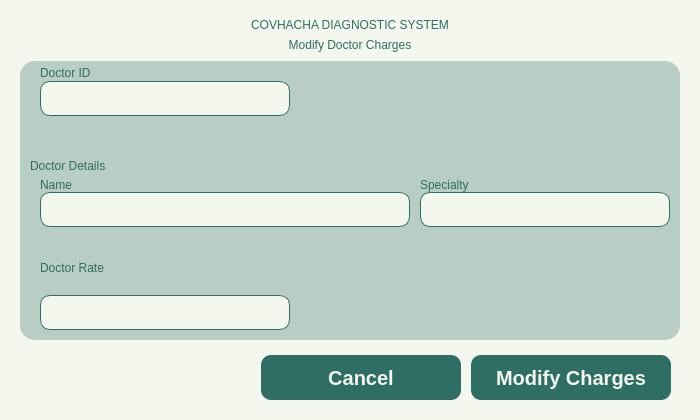
<?xml version="1.0" encoding="UTF-8"?>
<ui version="4.0">
 <class>MainWindow</class>
 <widget class="QMainWindow" name="MainWindow">
  <property name="geometry">
   <rect>
    <x>0</x>
    <y>0</y>
    <width>700</width>
    <height>420</height>
   </rect>
  </property>
  <property name="sizePolicy">
   <sizepolicy hsizetype="Expanding" vsizetype="Expanding">
    <horstretch>0</horstretch>
    <verstretch>0</verstretch>
   </sizepolicy>
  </property>
  <property name="maximumSize">
   <size>
    <width>16777215</width>
    <height>420</height>
   </size>
  </property>
  <property name="baseSize">
   <size>
    <width>700</width>
    <height>420</height>
   </size>
  </property>
  <property name="windowTitle">
   <string>MainWindow</string>
  </property>
  <property name="styleSheet">
   <string notr="true">*{
	padding: 0px;
	margin: 0px;
	border: 0px;
	background-color: #F4F7ED;
}

</string>
  </property>
  <widget class="QWidget" name="centralwidget">
   <property name="maximumSize">
    <size>
     <width>16777215</width>
     <height>16777215</height>
    </size>
   </property>
   <layout class="QVBoxLayout" name="verticalLayout">
    <property name="spacing">
     <number>0</number>
    </property>
    <property name="leftMargin">
     <number>20</number>
    </property>
    <property name="rightMargin">
     <number>20</number>
    </property>
    <property name="bottomMargin">
     <number>20</number>
    </property>
    <item alignment="Qt::AlignTop">
     <widget class="QWidget" name="Header" native="true">
      <property name="sizePolicy">
       <sizepolicy hsizetype="Expanding" vsizetype="Preferred">
        <horstretch>0</horstretch>
        <verstretch>0</verstretch>
       </sizepolicy>
      </property>
      <property name="styleSheet">
       <string notr="true">QLabel {
	font: bold 20pt &quot;Satoshi Black&quot;;
	color: #2E6E65;
    qproperty-wordWrap: true;
	background: transparent;
	text-align: center;
}
#Subheader {
	font: 500 14pt &quot;Satoshi Medium&quot;;
}</string>
      </property>
      <layout class="QVBoxLayout" name="verticalLayout_2">
       <item>
        <widget class="QLabel" name="Title">
         <property name="text">
          <string>COVHACHA DIAGNOSTIC SYSTEM</string>
         </property>
         <property name="alignment">
          <set>Qt::AlignCenter</set>
         </property>
        </widget>
       </item>
       <item>
        <widget class="QLabel" name="Subheader">
         <property name="text">
          <string>Modify Doctor Charges</string>
         </property>
         <property name="alignment">
          <set>Qt::AlignCenter</set>
         </property>
        </widget>
       </item>
      </layout>
     </widget>
    </item>
    <item>
     <widget class="QWidget" name="Body" native="true">
      <property name="sizePolicy">
       <sizepolicy hsizetype="Expanding" vsizetype="Expanding">
        <horstretch>0</horstretch>
        <verstretch>0</verstretch>
       </sizepolicy>
      </property>
      <property name="styleSheet">
       <string notr="true">QLabel {
	font: 300 12pt &quot;Lexend Light&quot;;
	color: #2E6E65;
}
#Title_1, #Title_2, #Title_3 {
	font: 14pt &quot;Lexend SemiBold&quot;;
}
#Indicator {
	font: 300 10pt &quot;Lexend Light&quot;;
}
#StaffTypeCon, #StaffNameCon, #StaffInfoCon, #SpecializationCon {
	background-color: transparent;
}
*{
	background-color: transparent;
}
#Body {
	background-color: rgba(46, 110, 101, 77);
	border-radius: 15px;
}
QLineEdit, QComboBox, QDateEdit {
	background-color: #F4F7ED;
	border: 1px solid #2E6E65;
	border-radius: 10px;
}


QComboBox, QDateEdit {
    background-color: #F4F7ED;
    border: 1px solid #2E6E65;
    border-radius: 10px;
    padding: 5px 10px;
    font: 300 12pt &quot;Lexend Light&quot;;
}

/* Drop-down arrow styling (QComboBox only) */
QComboBox::drop-down {
    subcontrol-origin: padding;
    subcontrol-position: top right;
    width: 30px;
    border-left: 1px solid #2E6E65;
    background-color: #D9E4DC;
    border-top-right-radius: 8px;
    border-bottom-right-radius: 8px;
}

QComboBox::down-arrow {
    image: url(:/lucide/icons/chevron-down.svg);
    width: 20px;
    height: 20px;
}

/* ComboBox dropdown list view */
QComboBox QAbstractItemView {
    background-color: #F4F7ED;
    selection-background-color: #CCE3D0;
    border: 1px solid #2E6E65;
    border-radius: 2px;
    outline: 0;
    font: 300 12pt &quot;Lexend Light&quot;;
}

/* ===== QDateEdit ===== */
QDateEdit {
    background-color: #F4F7ED;
    border: 1px solid #2E6E65;
    border-radius: 10px;
    padding: 5px 10px;
    font: 300 12pt &quot;Lexend Light&quot;;
}

QDateEdit::drop-down {
    subcontrol-origin: padding;
    subcontrol-position: top right;
    width: 30px;
    border-left: 1px solid #2E6E65;
    background-color: #D9E4DC;
    border-top-right-radius: 8px;
    border-bottom-right-radius: 8px;
}

QDateEdit::down-arrow {
    image: url(:/lucide/icons/calendar.svg);
    width: 20px;
    height: 20px;
}


/* ===== QCalendarWidget Popup ===== */
QCalendarWidget {
    background-color: #F4F7ED;
    border: 2px solid #2E6E65;
    border-radius: 10px;
    font: 300 10pt &quot;Lexend Light&quot;;
}

/* Month &amp; Year Navigation */
QCalendarWidget QToolButton {
    background-color: #F4F7ED;
    border: none;
    color: #2E6E65;
    font: 300 12pt &quot;Lexend Light&quot;;
    padding: 5px;
    margin: 2px;
}

QCalendarWidget QToolButton#qt_calendar_prevmonth {
    qproperty-icon: url(:/lucide/icons/chevron-left.svg);
    qproperty-iconSize: 16px;
}

QCalendarWidget QToolButton#qt_calendar_nextmonth {
    qproperty-icon: url(:/lucide/icons/chevron-right.svg);
    qproperty-iconSize: 16px;
}

/* Month/Year ComboBox &amp; SpinBox */
QCalendarWidget QComboBox,
QCalendarWidget QSpinBox {
    background-color: #F4F7ED;
    border: 1px solid #2E6E65;
    border-radius: 6px;
    padding: 2px 6px;
    font: 300 11pt &quot;Lexend Light&quot;;
    color: #2E6E65;
}

/* Calendar Table (Dates &amp; Grid) */
QCalendarWidget QTableView {
    background-color: #F4F7ED;
    border: none;
    selection-background-color: #2E6E65;
    font: 300 11pt &quot;Lexend Light&quot;;
    gridline-color: #2E6E65;
}


</string>
      </property>
      <layout class="QVBoxLayout" name="verticalLayout_3">
       <property name="spacing">
        <number>5</number>
       </property>
       <property name="leftMargin">
        <number>10</number>
       </property>
       <property name="topMargin">
        <number>5</number>
       </property>
       <property name="rightMargin">
        <number>10</number>
       </property>
       <property name="bottomMargin">
        <number>10</number>
       </property>
       <item>
        <widget class="QWidget" name="StaffTypeCon" native="true">
         <layout class="QHBoxLayout" name="horizontalLayout_3">
          <property name="spacing">
           <number>10</number>
          </property>
          <property name="leftMargin">
           <number>10</number>
          </property>
          <property name="topMargin">
           <number>0</number>
          </property>
          <property name="rightMargin">
           <number>0</number>
          </property>
          <property name="bottomMargin">
           <number>0</number>
          </property>
          <item alignment="Qt::AlignTop">
           <widget class="QWidget" name="JoinedDate" native="true">
            <property name="sizePolicy">
             <sizepolicy hsizetype="Preferred" vsizetype="Preferred">
              <horstretch>0</horstretch>
              <verstretch>0</verstretch>
             </sizepolicy>
            </property>
            <property name="minimumSize">
             <size>
              <width>0</width>
              <height>0</height>
             </size>
            </property>
            <layout class="QVBoxLayout" name="verticalLayout_4">
             <property name="spacing">
              <number>1</number>
             </property>
             <property name="leftMargin">
              <number>0</number>
             </property>
             <property name="topMargin">
              <number>0</number>
             </property>
             <property name="rightMargin">
              <number>0</number>
             </property>
             <property name="bottomMargin">
              <number>0</number>
             </property>
             <item>
              <widget class="QLabel" name="label">
               <property name="text">
                <string>Doctor ID</string>
               </property>
              </widget>
             </item>
             <item alignment="Qt::AlignLeft">
              <widget class="QLineEdit" name="DocID">
               <property name="sizePolicy">
                <sizepolicy hsizetype="Expanding" vsizetype="Preferred">
                 <horstretch>0</horstretch>
                 <verstretch>0</verstretch>
                </sizepolicy>
               </property>
               <property name="minimumSize">
                <size>
                 <width>250</width>
                 <height>35</height>
                </size>
               </property>
               <property name="maximumSize">
                <size>
                 <width>16777215</width>
                 <height>35</height>
                </size>
               </property>
               <property name="font">
                <font>
                 <pointsize>12</pointsize>
                </font>
               </property>
              </widget>
             </item>
            </layout>
           </widget>
          </item>
         </layout>
        </widget>
       </item>
       <item>
        <widget class="QWidget" name="Specialization" native="true">
         <property name="sizePolicy">
          <sizepolicy hsizetype="Preferred" vsizetype="Maximum">
           <horstretch>0</horstretch>
           <verstretch>0</verstretch>
          </sizepolicy>
         </property>
         <layout class="QVBoxLayout" name="verticalLayout_8">
          <property name="spacing">
           <number>5</number>
          </property>
          <property name="leftMargin">
           <number>0</number>
          </property>
          <property name="topMargin">
           <number>0</number>
          </property>
          <property name="rightMargin">
           <number>0</number>
          </property>
          <property name="bottomMargin">
           <number>10</number>
          </property>
          <item alignment="Qt::AlignTop">
           <widget class="QLabel" name="Title_2">
            <property name="text">
             <string>Doctor Details</string>
            </property>
           </widget>
          </item>
          <item alignment="Qt::AlignTop">
           <widget class="QWidget" name="widget_6" native="true">
            <property name="sizePolicy">
             <sizepolicy hsizetype="Expanding" vsizetype="Expanding">
              <horstretch>0</horstretch>
              <verstretch>0</verstretch>
             </sizepolicy>
            </property>
            <layout class="QHBoxLayout" name="horizontalLayout_6">
             <property name="spacing">
              <number>10</number>
             </property>
             <property name="leftMargin">
              <number>10</number>
             </property>
             <property name="topMargin">
              <number>0</number>
             </property>
             <property name="rightMargin">
              <number>0</number>
             </property>
             <property name="bottomMargin">
              <number>0</number>
             </property>
             <item alignment="Qt::AlignTop">
              <widget class="QWidget" name="widget_11" native="true">
               <layout class="QVBoxLayout" name="verticalLayout_17">
                <property name="spacing">
                 <number>0</number>
                </property>
                <property name="leftMargin">
                 <number>0</number>
                </property>
                <property name="topMargin">
                 <number>0</number>
                </property>
                <property name="rightMargin">
                 <number>0</number>
                </property>
                <property name="bottomMargin">
                 <number>0</number>
                </property>
                <item alignment="Qt::AlignTop">
                 <widget class="QLabel" name="label_9">
                  <property name="sizePolicy">
                   <sizepolicy hsizetype="Expanding" vsizetype="Preferred">
                    <horstretch>0</horstretch>
                    <verstretch>0</verstretch>
                   </sizepolicy>
                  </property>
                  <property name="text">
                   <string>Name</string>
                  </property>
                 </widget>
                </item>
                <item>
                 <widget class="QLineEdit" name="DocName">
                  <property name="sizePolicy">
                   <sizepolicy hsizetype="Expanding" vsizetype="Preferred">
                    <horstretch>0</horstretch>
                    <verstretch>0</verstretch>
                   </sizepolicy>
                  </property>
                  <property name="minimumSize">
                   <size>
                    <width>0</width>
                    <height>35</height>
                   </size>
                  </property>
                  <property name="maximumSize">
                   <size>
                    <width>16777215</width>
                    <height>35</height>
                   </size>
                  </property>
                  <property name="font">
                   <font>
                    <pointsize>12</pointsize>
                   </font>
                  </property>
                 </widget>
                </item>
               </layout>
              </widget>
             </item>
             <item alignment="Qt::AlignRight">
              <widget class="QWidget" name="widget_10" native="true">
               <property name="minimumSize">
                <size>
                 <width>250</width>
                 <height>0</height>
                </size>
               </property>
               <layout class="QVBoxLayout" name="verticalLayout_16">
                <property name="spacing">
                 <number>0</number>
                </property>
                <property name="leftMargin">
                 <number>0</number>
                </property>
                <property name="topMargin">
                 <number>0</number>
                </property>
                <property name="rightMargin">
                 <number>0</number>
                </property>
                <property name="bottomMargin">
                 <number>0</number>
                </property>
                <item alignment="Qt::AlignTop">
                 <widget class="QLabel" name="label_8">
                  <property name="sizePolicy">
                   <sizepolicy hsizetype="Expanding" vsizetype="Preferred">
                    <horstretch>0</horstretch>
                    <verstretch>0</verstretch>
                   </sizepolicy>
                  </property>
                  <property name="text">
                   <string>Specialty</string>
                  </property>
                 </widget>
                </item>
                <item>
                 <widget class="QLineEdit" name="Specialty">
                  <property name="minimumSize">
                   <size>
                    <width>0</width>
                    <height>35</height>
                   </size>
                  </property>
                  <property name="font">
                   <font>
                    <pointsize>12</pointsize>
                   </font>
                  </property>
                 </widget>
                </item>
               </layout>
              </widget>
             </item>
            </layout>
           </widget>
          </item>
         </layout>
        </widget>
       </item>
       <item>
        <widget class="QWidget" name="JoinedDate_2" native="true">
         <property name="sizePolicy">
          <sizepolicy hsizetype="Preferred" vsizetype="Preferred">
           <horstretch>0</horstretch>
           <verstretch>0</verstretch>
          </sizepolicy>
         </property>
         <property name="minimumSize">
          <size>
           <width>0</width>
           <height>0</height>
          </size>
         </property>
         <layout class="QVBoxLayout" name="verticalLayout_5">
          <property name="spacing">
           <number>1</number>
          </property>
          <property name="leftMargin">
           <number>10</number>
          </property>
          <property name="topMargin">
           <number>0</number>
          </property>
          <property name="rightMargin">
           <number>0</number>
          </property>
          <property name="bottomMargin">
           <number>0</number>
          </property>
          <item>
           <widget class="QLabel" name="label_2">
            <property name="text">
             <string>Doctor Rate</string>
            </property>
           </widget>
          </item>
          <item alignment="Qt::AlignLeft">
           <widget class="QLineEdit" name="DocRate">
            <property name="sizePolicy">
             <sizepolicy hsizetype="Expanding" vsizetype="Preferred">
              <horstretch>0</horstretch>
              <verstretch>0</verstretch>
             </sizepolicy>
            </property>
            <property name="minimumSize">
             <size>
              <width>250</width>
              <height>35</height>
             </size>
            </property>
            <property name="maximumSize">
             <size>
              <width>16777215</width>
              <height>35</height>
             </size>
            </property>
            <property name="font">
             <font>
              <pointsize>12</pointsize>
             </font>
            </property>
           </widget>
          </item>
         </layout>
        </widget>
       </item>
      </layout>
     </widget>
    </item>
    <item alignment="Qt::AlignBottom">
     <widget class="QWidget" name="Buttons" native="true">
      <property name="sizePolicy">
       <sizepolicy hsizetype="Expanding" vsizetype="Preferred">
        <horstretch>0</horstretch>
        <verstretch>0</verstretch>
       </sizepolicy>
      </property>
      <layout class="QHBoxLayout" name="horizontalLayout">
       <property name="topMargin">
        <number>15</number>
       </property>
       <property name="bottomMargin">
        <number>0</number>
       </property>
       <item alignment="Qt::AlignRight">
        <widget class="QWidget" name="widget" native="true">
         <property name="sizePolicy">
          <sizepolicy hsizetype="Fixed" vsizetype="Preferred">
           <horstretch>0</horstretch>
           <verstretch>0</verstretch>
          </sizepolicy>
         </property>
         <property name="maximumSize">
          <size>
           <width>500</width>
           <height>16777215</height>
          </size>
         </property>
         <layout class="QHBoxLayout" name="horizontalLayout_2">
          <property name="spacing">
           <number>10</number>
          </property>
          <property name="leftMargin">
           <number>0</number>
          </property>
          <property name="topMargin">
           <number>0</number>
          </property>
          <property name="rightMargin">
           <number>0</number>
          </property>
          <property name="bottomMargin">
           <number>0</number>
          </property>
          <item>
           <widget class="QPushButton" name="Cancel">
            <property name="sizePolicy">
             <sizepolicy hsizetype="Fixed" vsizetype="Preferred">
              <horstretch>0</horstretch>
              <verstretch>0</verstretch>
             </sizepolicy>
            </property>
            <property name="minimumSize">
             <size>
              <width>200</width>
              <height>45</height>
             </size>
            </property>
            <property name="maximumSize">
             <size>
              <width>200</width>
              <height>45</height>
             </size>
            </property>
            <property name="styleSheet">
             <string notr="true">QPushButton {
	font: 900 10pt &quot;Satoshi Black&quot;;
	background-color:  #2E6E65;
	border-radius: 10px;
	font-weight: bold;
	font-size: 20px;
	color: #F4F7ED;
	text-align: center;
}</string>
            </property>
            <property name="text">
             <string>Cancel</string>
            </property>
           </widget>
          </item>
          <item>
           <widget class="QPushButton" name="ModifyCharges">
            <property name="sizePolicy">
             <sizepolicy hsizetype="Expanding" vsizetype="Preferred">
              <horstretch>0</horstretch>
              <verstretch>0</verstretch>
             </sizepolicy>
            </property>
            <property name="minimumSize">
             <size>
              <width>200</width>
              <height>45</height>
             </size>
            </property>
            <property name="maximumSize">
             <size>
              <width>200</width>
              <height>45</height>
             </size>
            </property>
            <property name="styleSheet">
             <string notr="true">QPushButton {
	font: 900 10pt &quot;Satoshi Black&quot;;
	background-color:  #2E6E65;
	border-radius: 10px;
	font-weight: bold;
	font-size: 20px;
	color: #F4F7ED;
	text-align: center;
}</string>
            </property>
            <property name="text">
             <string>Modify Charges</string>
            </property>
           </widget>
          </item>
         </layout>
        </widget>
       </item>
      </layout>
     </widget>
    </item>
   </layout>
  </widget>
 </widget>
 <resources>
  <include location="../../../Downloads/resources.qrc"/>
 </resources>
 <connections/>
</ui>
